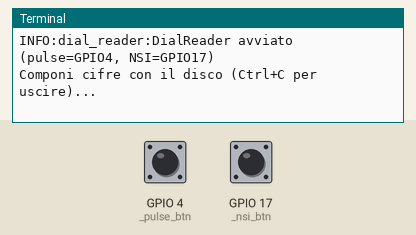
A program run on a simulated Raspberry Pi (BCM pin numbers). Shown: the last lines printed to the terminal. The inputs (shaded band) are chosen by the test bench; at power-on: GPIO 17 (_nsi_btn) HIGH, GPIO 4 (_pulse_btn) HIGH. The clock reads 2024-03-15 10:24:30 at power-on unless the program sets it.

Above: at 1.2 s.
1.3 s: GPIO 17 (_nsi_btn) pulled LOW for 0.15 s
At 1.43 s:
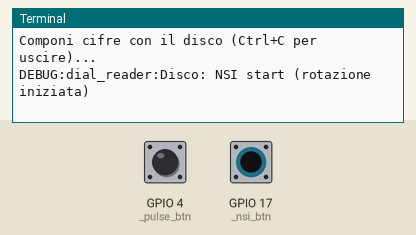
At 2.2 s:
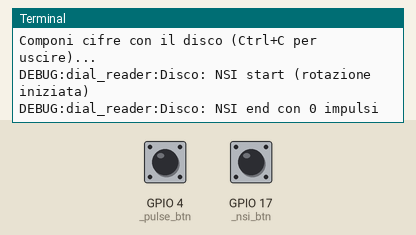

Measured:
- after the input at 1.3 s, the terminal: prints a new line at once (image 1)

The program:

dial_reader.py
```python
"""
dial_reader.py — Lettura del disco combinatore SIP

Il disco genera impulsi a 10Hz contando le interruzioni del contatto "pulse"
durante il ritorno meccanico. Il contatto NSI ("off-normal switch") indica
quando il disco è in movimento e funge da gate per la conta degli impulsi.
"""

import asyncio
import logging
import time
from typing import AsyncIterator

try:
    from gpiozero import Button
except ImportError:
    Button = None  # Per test su macchina non-Pi


log = logging.getLogger("dial_reader")


class DialReader:
    """Legge le cifre dal disco combinatore.

    Algoritmo:
    1. NSI a riposo (HIGH con pull-up, contatto chiuso a GND quindi LOW in pratica)
       quando il disco è fermo. Quando l'utente inizia a ruotare, NSI cambia stato.
    2. Mentre NSI è "in movimento", contiamo i fronti del contatto Pulse.
    3. Quando NSI torna a riposo, il numero di impulsi = cifra composta
       (con 10 impulsi → cifra 0).
    """

    def __init__(self, config: dict):
        self.config = config
        self._pulse_gpio = 4    # BCM
        self._nsi_gpio = 17     # BCM

        self._pulse_count = 0
        self._dialing = False    # True quando NSI indica disco in moto
        self._finalized = False  # cifra corrente già emessa? (anti-doppione)
        self._last_pulse_time = 0.0
        self._bounce_s = config["pulse_bouncetime_ms"] / 1000.0
        # Fallback: se il rilascio NSI di fine-cifra è rumoroso o si perde,
        # finalizza comunque la cifra dopo questo silenzio di impulsi.
        self._digit_end_s = config.get("digit_timeout_s", 0.4)

        self._digit_queue: asyncio.Queue[int] = asyncio.Queue()
        self._new_digit_event = asyncio.Event()
        self._fallback_handle: asyncio.TimerHandle | None = None

        self._pulse_btn = None
        self._nsi_btn = None
        self._loop: asyncio.AbstractEventLoop | None = None

    async def start(self):
        self._loop = asyncio.get_running_loop()

        if Button is None:
            log.warning("gpiozero non disponibile — modalità simulazione")
            return

        # Pulse: quando il contatto si apre (rising edge con pull-up) è un impulso
        self._pulse_btn = Button(self._pulse_gpio, pull_up=True, bounce_time=self._bounce_s)
        self._pulse_btn.when_released = self._on_pulse  # released = contatto si apre

        # NSI: quando si "preme" (disco inizia a girare)
        self._nsi_btn = Button(self._nsi_gpio, pull_up=True, bounce_time=0.02)
        self._nsi_btn.when_pressed = self._on_nsi_start
        self._nsi_btn.when_released = self._on_nsi_end

        log.info("DialReader avviato (pulse=GPIO%d, NSI=GPIO%d)",
                 self._pulse_gpio, self._nsi_gpio)

    async def stop(self):
        self._cancel_fallback()
        if self._pulse_btn:
            self._pulse_btn.close()
        if self._nsi_btn:
            self._nsi_btn.close()

    def _on_nsi_start(self):
        """Disco ha iniziato a ruotare (callback dal thread GPIO)."""
        log.debug("Disco: NSI start (rotazione iniziata)")
        self._pulse_count = 0
        self._dialing = True
        self._finalized = False
        if self._loop:
            self._loop.call_soon_threadsafe(self._cancel_fallback)

    def _on_nsi_end(self):
        """Disco tornato a riposo: finalizza la cifra (percorso normale)."""
        if not self._dialing:
            return
        self._dialing = False
        log.debug("Disco: NSI end con %d impulsi", self._pulse_count)
        if self._loop:
            self._loop.call_soon_threadsafe(self._finalize, "nsi")

    def _on_pulse(self):
        """Un impulso del contatto pulse (solo se in rotazione)."""
        if not self._dialing:
            return
        # Debouncing aggiuntivo software
        now = time.monotonic()
        if now - self._last_pulse_time < self._bounce_s:
            return
        self._last_pulse_time = now
        self._pulse_count += 1
        log.debug("Disco: impulso %d", self._pulse_count)
        # (Ri)arma il fallback di fine-cifra: scatta se gli impulsi si fermano
        # senza che arrivi il rilascio NSI.
        if self._loop and self._digit_end_s > 0:
            self._loop.call_soon_threadsafe(self._arm_fallback)

    # ─── Finalizzazione cifra (sempre sul loop, anti-doppione) ────────────

    def _decode(self, count: int) -> int | None:
        """Converte la conta impulsi in cifra (10+ → 0, convenzione IT)."""
        if count == 0:
            return None
        if count >= self.config.get("zero_pulses", 10):
            return 0
        if 1 <= count <= 9:
            return count
        log.warning("Conta impulsi anomala: %d — scarto", count)
        return None

    def _finalize(self, reason: str):
        """Emette la cifra corrente una sola volta (eseguito sul loop)."""
        if self._finalized:
            return
        self._finalized = True
        self._dialing = False
        self._cancel_fallback()

        count = self._pulse_count
        digit = self._decode(count)
        if digit is None:
            return
        log.debug("Disco: cifra %d (%d impulsi, via %s)", digit, count, reason)
        self._digit_queue.put_nowait(digit)
        self._new_digit_event.set()

    def _arm_fallback(self):
        """Pianifica il timeout di fine-cifra (eseguito sul loop)."""
        self._cancel_fallback()
        self._fallback_handle = self._loop.call_later(
            self._digit_end_s, lambda: self._finalize("timeout")
        )

    def _cancel_fallback(self):
        if self._fallback_handle:
            self._fallback_handle.cancel()
            self._fallback_handle = None

    async def digits(self) -> AsyncIterator[int]:
        """Generator async che emette ogni cifra composta."""
        while True:
            digit = await self._digit_queue.get()
            yield digit

    async def next_digit_event(self):
        """Attende il prossimo evento di cifra (per timeout)."""
        self._new_digit_event.clear()
        await self._new_digit_event.wait()


# ─── Test standalone ──────────────────────────────────────────────────

async def _test():
    logging.basicConfig(level=logging.DEBUG)
    cfg = {"pulse_bouncetime_ms": 50, "zero_pulses": 10, "dial_timeout_s": 8}
    reader = DialReader(cfg)
    await reader.start()
    print("Componi cifre con il disco (Ctrl+C per uscire)...")
    try:
        async for digit in reader.digits():
            print(f"➡️  Cifra: {digit}")
    except KeyboardInterrupt:
        pass
    finally:
        await reader.stop()


if __name__ == "__main__":
    asyncio.run(_test())
```
